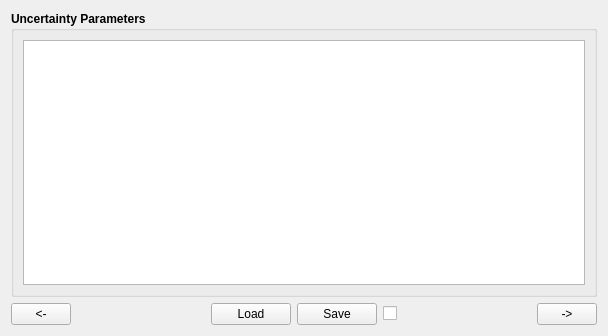
<?xml version="1.0" encoding="UTF-8"?>
<ui version="4.0">
 <class>Forecast_Tab3_UncertaintyTab</class>
 <widget class="QWidget" name="Forecast_Tab3_UncertaintyTab">
  <property name="geometry">
   <rect>
    <x>0</x>
    <y>0</y>
    <width>608</width>
    <height>336</height>
   </rect>
  </property>
  <property name="windowTitle">
   <string>Form</string>
  </property>
  <layout class="QVBoxLayout" name="verticalLayout_2">
   <item>
    <widget class="QGroupBox" name="Forecast_Tab3_UncertaintyGB">
     <property name="font">
      <font>
       <weight>75</weight>
       <bold>true</bold>
      </font>
     </property>
     <property name="title">
      <string>Uncertainty Parameters</string>
     </property>
     <layout class="QVBoxLayout" name="verticalLayout">
      <item>
       <widget class="QTableView" name="Forecast_Tab3_UncertaintyTV">
        <property name="font">
         <font>
          <weight>50</weight>
          <bold>false</bold>
         </font>
        </property>
        <property name="toolTip">
         <string>Parameter percentage error</string>
        </property>
        <property name="statusTip">
         <string>Parameter percentage error</string>
        </property>
        <property name="whatsThis">
         <string>&lt;html&gt;&lt;head/&gt;&lt;body&gt;&lt;p align=&quot;center&quot;&gt;&lt;span style=&quot; font-weight:600;&quot;&gt;Uncertainty Parameters&lt;/span&gt;&lt;/p&gt;&lt;p&gt;These values represent parameter percentage errors. For example, if 0.1 is entered, it means that forecasted values will vary from the &amp;quot;error-free&amp;quot; value by a random number that's within 10% of the error-free value. &lt;/p&gt;&lt;/body&gt;&lt;/html&gt;</string>
        </property>
       </widget>
      </item>
     </layout>
    </widget>
   </item>
   <item>
    <layout class="QHBoxLayout" name="horizontalLayout_88">
     <item>
      <widget class="QPushButton" name="Forecast_Tab3_PrevPB">
       <property name="sizePolicy">
        <sizepolicy hsizetype="Fixed" vsizetype="Fixed">
         <horstretch>0</horstretch>
         <verstretch>0</verstretch>
        </sizepolicy>
       </property>
       <property name="minimumSize">
        <size>
         <width>60</width>
         <height>0</height>
        </size>
       </property>
       <property name="maximumSize">
        <size>
         <width>60</width>
         <height>16777215</height>
        </size>
       </property>
       <property name="toolTip">
        <string>Go to the previous page</string>
       </property>
       <property name="statusTip">
        <string>Go to the previous page</string>
       </property>
       <property name="text">
        <string>&lt;-</string>
       </property>
      </widget>
     </item>
     <item>
      <spacer name="horizontalSpacer_100">
       <property name="orientation">
        <enum>Qt::Horizontal</enum>
       </property>
       <property name="sizeHint" stdset="0">
        <size>
         <width>40</width>
         <height>20</height>
        </size>
       </property>
      </spacer>
     </item>
     <item>
      <widget class="QPushButton" name="Forecast_Tab3_LoadPB">
       <property name="enabled">
        <bool>true</bool>
       </property>
       <property name="toolTip">
        <string>Load table data</string>
       </property>
       <property name="statusTip">
        <string>Load table data</string>
       </property>
       <property name="text">
        <string>Load</string>
       </property>
      </widget>
     </item>
     <item>
      <widget class="QPushButton" name="Forecast_Tab3_SavePB">
       <property name="enabled">
        <bool>true</bool>
       </property>
       <property name="toolTip">
        <string>Save above table data</string>
       </property>
       <property name="statusTip">
        <string>Save above table data</string>
       </property>
       <property name="text">
        <string>Save</string>
       </property>
      </widget>
     </item>
     <item>
      <widget class="QCheckBox" name="Forecast_Tab3_AutoSaveRunCB">
       <property name="toolTip">
        <string>If checked, the Forecast will run after the user presses the Save button to the left.</string>
       </property>
       <property name="statusTip">
        <string>If checked, the Forecast will run after the user presses the Save button to the left.</string>
       </property>
       <property name="whatsThis">
        <string>&lt;html&gt;&lt;head/&gt;&lt;body&gt;&lt;p align=&quot;center&quot;&gt;&lt;span style=&quot; font-weight:600;&quot;&gt;Save/Run&lt;/span&gt;&lt;/p&gt;&lt;p&gt;If this is checked, the Forecast will run after the user presses the Save button to the left. This is useful for quick feedback and for the user not having to switch to the Run Forecast tab to run the Forecast.&lt;/p&gt;&lt;/body&gt;&lt;/html&gt;</string>
       </property>
       <property name="text">
        <string/>
       </property>
      </widget>
     </item>
     <item>
      <spacer name="verticalSpacer_46">
       <property name="orientation">
        <enum>Qt::Horizontal</enum>
       </property>
       <property name="sizeType">
        <enum>QSizePolicy::Expanding</enum>
       </property>
       <property name="sizeHint" stdset="0">
        <size>
         <width>48</width>
         <height>20</height>
        </size>
       </property>
      </spacer>
     </item>
     <item>
      <widget class="QPushButton" name="Forecast_Tab3_NextPB">
       <property name="enabled">
        <bool>true</bool>
       </property>
       <property name="sizePolicy">
        <sizepolicy hsizetype="Fixed" vsizetype="Fixed">
         <horstretch>0</horstretch>
         <verstretch>0</verstretch>
        </sizepolicy>
       </property>
       <property name="minimumSize">
        <size>
         <width>60</width>
         <height>0</height>
        </size>
       </property>
       <property name="maximumSize">
        <size>
         <width>60</width>
         <height>16777215</height>
        </size>
       </property>
       <property name="toolTip">
        <string>Go to the next tab page</string>
       </property>
       <property name="statusTip">
        <string>Go to the next tab page</string>
       </property>
       <property name="text">
        <string>-&gt;</string>
       </property>
      </widget>
     </item>
    </layout>
   </item>
  </layout>
 </widget>
 <resources/>
 <connections/>
</ui>
